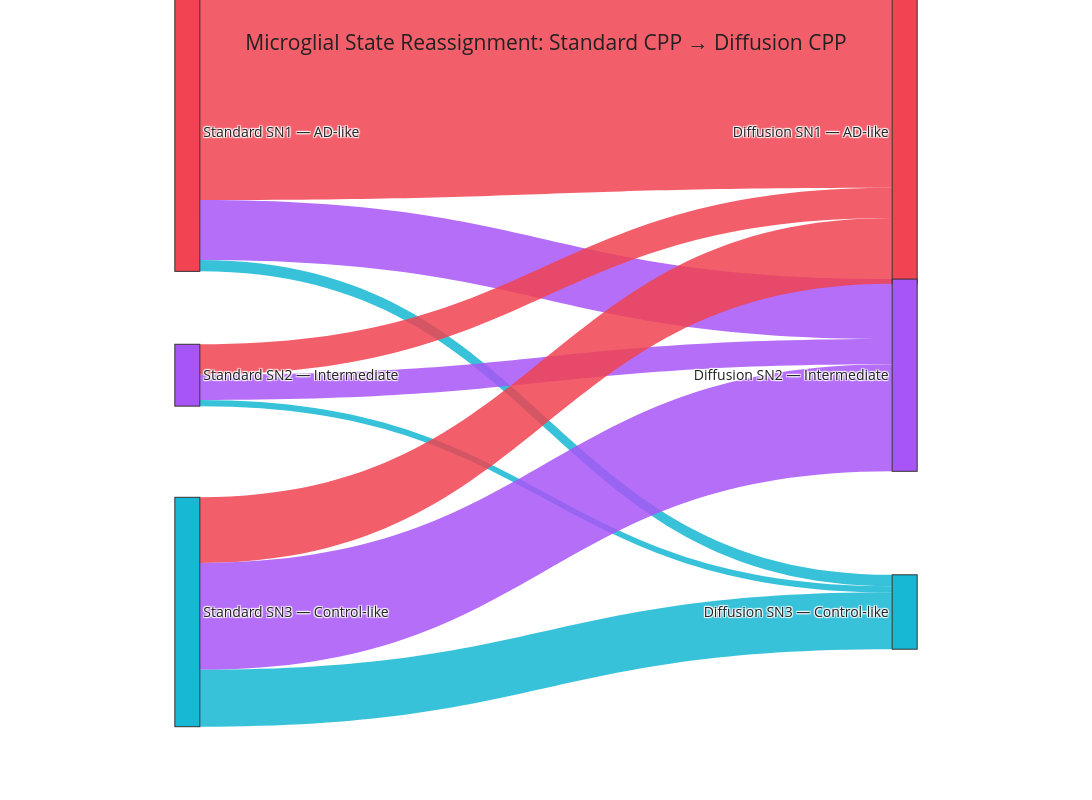

The notebook cell this image was saved under:
### Code cell
import plotly.graph_objects as go

order = ["SN1", "SN2", "SN3"]

colors = {
    "SN1": "#F04452",
    "SN2": "#A855F7",
    "SN3": "#16B8D4"
}

rgba = {
    "SN1": "rgba(240,68,82,0.85)",
    "SN2": "rgba(168,85,247,0.85)",
    "SN3": "rgba(22,184,212,0.85)"
}

names = [
    "Standard SN1 — AD-like",
    "Standard SN2 — Intermediate",
    "Standard SN3 — Control-like",
    "Diffusion SN1 — AD-like",
    "Diffusion SN2 — Intermediate",
    "Diffusion SN3 — Control-like"
]

sources, targets, values, link_colors, percentages = [], [], [], [], []

for i, source in enumerate(order):
    total = flow.loc[source].sum()

    for j, target in enumerate(order):
        count = int(flow.loc[source, target])

        if count > 0:
            sources.append(i)
            targets.append(j + 3)
            values.append(count)
            link_colors.append(rgba[target])
            percentages.append(100 * count / total)

fig = go.Figure(
    go.Sankey(
        arrangement="fixed",
        node=dict(
            pad=35,
            thickness=25,
            line=dict(color="#333333", width=1),
            label=names,
            color=[colors[s] for s in order] * 2,
            x=[0.01, 0.01, 0.01, 0.99, 0.99, 0.99],
            y=[0.05, 0.43, 0.80, 0.05, 0.43, 0.80],
            hovertemplate="%{label}<br>%{value:,} cells<extra></extra>"
        ),
        link=dict(
            source=sources,
            target=targets,
            value=values,
            color=link_colors,
            customdata=percentages,
            hovertemplate=(
                "%{source.label} → %{target.label}"
                "<br>Cells: %{value:,}"
                "<br>Of Standard CPP state: %{customdata:.1f}%"
                "<extra></extra>"
            )
        )
    )
)

fig.update_layout(
    title=dict(
        text="Microglial State Reassignment: Standard CPP → Diffusion CPP",
        x=0.5,
        font=dict(size=21)
    ),
    font=dict(size=14, color="#222222"),
    width=1400,
    height=800,
    paper_bgcolor="white",
    plot_bgcolor="white",
    margin=dict(l=180, r=180, t=100, b=60)
)

fig.show()

print("\nPercentage of each Standard CPP state assigned to Diffusion CPP states:\n")

percent_table = flow.div(flow.sum(axis=1), axis=0).mul(100)

display(
    percent_table.style
    .format("{:.1f}%")
    .background_gradient(cmap="Purples", axis=None)
)

### Figure 1 — Plotly figure (JSON) as saved in the notebook; plotly's stock layout.template omitted (floating-point values rounded to 4 significant figures)
{"data": [{"arrangement": "fixed", "link": {"color": ["rgba(240,68,82,0.85)", "rgba(168,85,247,0.85)", "rgba(22,184,212,0.85)", "rgba(240,68,82,0.85)", "rgba(168,85,247,0.85)", "rgba(22,184,212,0.85)", "rgba(240,68,82,0.85)", "rgba(168,85,247,0.85)", "rgba(22,184,212,0.85)"], "customdata": [74.41, 21.48, 4.114, 49.13, 41.01, 9.858, 28.59, 46.63, 24.78], "hovertemplate": "%{source.label} → %{target.label}<br>Cells: %{value:,}<br>Of Standard CPP state: %{customdata:.1f}%<extra></extra>", "source": [0, 0, 0, 1, 1, 1, 2, 2, 2], "target": [3, 4, 5, 3, 4, 5, 3, 4, 5], "value": [25575, 7382, 1414, 3748, 3128, 752, 8087, 13190, 7010]}, "node": {"color": ["#F04452", "#A855F7", "#16B8D4", "#F04452", "#A855F7", "#16B8D4"], "hovertemplate": "%{label}<br>%{value:,} cells<extra></extra>", "label": ["Standard SN1 — AD-like", "Standard SN2 — Intermediate", "Standard SN3 — Control-like", "Diffusion SN1 — AD-like", "Diffusion SN2 — Intermediate", "Diffusion SN3 — Control-like"], "line": {"color": "#333333", "width": 1}, "pad": 35, "thickness": 25, "x": [0.01, 0.01, 0.01, 0.99, 0.99, 0.99], "y": [0.05, 0.43, 0.8, 0.05, 0.43, 0.8]}, "type": "sankey"}], "layout": {"font": {"color": "#222222", "size": 14}, "height": 800, "margin": {"b": 60, "l": 180, "r": 180, "t": 100}, "paper_bgcolor": "white", "plot_bgcolor": "white", "title": {"font": {"size": 21}, "text": "Microglial State Reassignment: Standard CPP → Diffusion CPP", "x": 0.5}, "width": 1400}}
